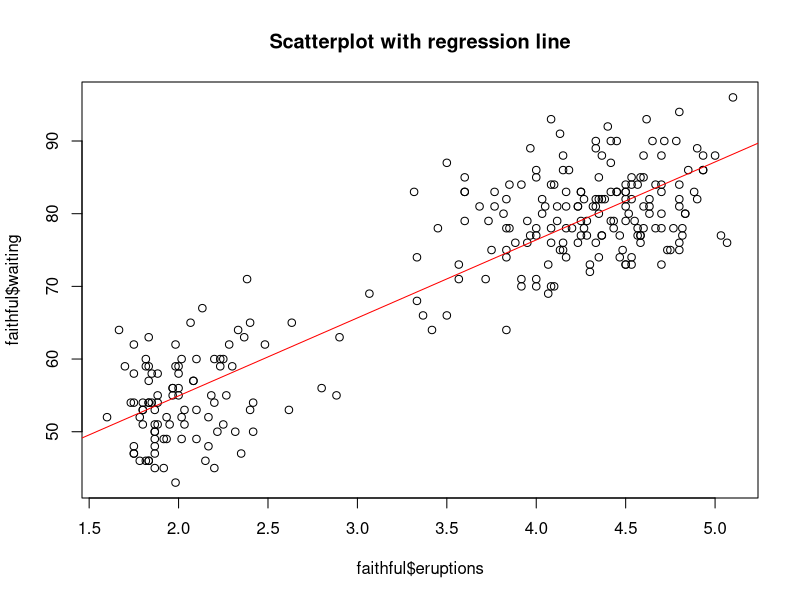

The R source for this figure:
## ---- chunk 1
knitr::opts_chunk$set(echo = TRUE)
## ---- chunk 2
# Correlation coefficient of eruption and waiting times
cor(faithful$eruptions, faithful$waiting)
## ---- chunk 3
# Correlation matrix
cor(faithful)
## ---- chunk 4
# Generate random value vectors
set.seed(23)
x <- runif(20, 1, 10)
y <- runif(20, 3, 8)

cor(x,y)
## ---- chunk 5
# Is populaiton correlation zero?
cor.test(faithful$eruptions, faithful$waiting)
## ---- chunk 6
# Linear model with x and y (previously defined)
xy.lm <- lm(y ~ x)
## ---- chunk 7
# "Predict" waiting times by eruption length
faith.lm <- lm(faithful$waiting ~ faithful$eruptions)

# This is functionally identical to above, but is aesthetically cleaner
faith.lm2 <- lm(waiting ~ eruptions, data=faithful)
## ---- chunk 8
faith.lm
## ---- chunk 9
summary(faith.lm)
## ---- chunk 10
# Store summary results in variable. 
xy.sum <- summary(xy.lm)
xy.sum                      # Notice that slope is not sig. different from zero.
## ---- chunk 11
# Draw scatterplot
plot(faithful$eruptions, faithful$waiting,
     main='Scatterplot with regression line')

# Add regression line in red
abline(faith.lm, col="red")
## ---- chunk 12
# Predict y for x=6
predict(xy.lm, data.frame(x=c(6)))
## ---- chunk 13
# We can make multiple predictions at once by providing multiple predictor values
faith.pred <- data.frame(eruptions=c(2, 3, 4))

predict(faith.lm2, faith.pred)
## ---- chunk 14
# Predict with 99% prediction interval
predict(faith.lm2, faith.pred, interval="predict", level=.99)
